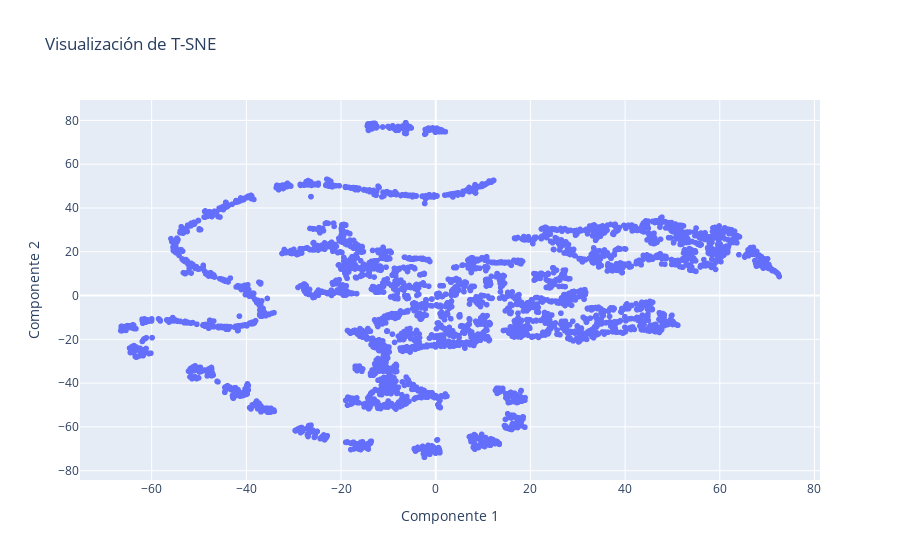

Write notebook code for a chart like this one.
### Markdown cell above
**Respuesta:**

### Code cell
# Configura el primer paso del pipeline para obtener características LRMFP
step1 = ('custom_features', FunctionTransformer(custom_features))

# Paso 2: Aplicar MinMax scaler a todas las columnas generadas en el paso 1
preprocessor = ColumnTransformer(
    transformers=[('minmax', MinMax(), ['Length', 'Recency', 'Monetary', 'Frequency','Periodicity'])],
    remainder='drop')

# Paso 3: Reducción de dimensionalidad utilizando T-SNE
tsne = TSNE(n_components=2)

# Configura el pipeline con los pasos definidos
pipeline = Pipeline(steps=[step1,
                            ('preprocessor', preprocessor), 
                            ('tsne', tsne)])

# Aplica el pipeline al DataFrame df_retail
transformed_data = pipeline.fit_transform(df_retail)
df_transformed = pd.DataFrame(transformed_data, columns=['Componente 1', 'Componente 2'])



# Visualización de las componentes utilizando Plotly Express
fig = px.scatter(df_transformed, x='Componente 1', y='Componente 2', title='Visualización de T-SNE')
fig.show()

### Figure 1 — Plotly figure (JSON) as saved in the notebook; plotly's stock layout.template omitted (floating-point values rounded to 4 significant figures; data arrays with more than 128 entries replaced by an {"elided": "..."} marker saying what was removed)
{"data": [{"hovertemplate": "Componente 1=%{x}<br>Componente 2=%{y}<extra></extra>", "legendgroup": "", "marker": {"color": "#636efa", "symbol": "circle"}, "mode": "markers", "name": "", "showlegend": false, "type": "scattergl", "x": {"elided": "4314 float values"}, "xaxis": "x", "y": {"elided": "4314 float values"}, "yaxis": "y"}], "layout": {"legend": {"tracegroupgap": 0}, "title": {"text": "Visualización de T-SNE"}, "xaxis": {"anchor": "y", "domain": [0, 1], "title": {"text": "Componente 1"}}, "yaxis": {"anchor": "x", "domain": [0, 1], "title": {"text": "Componente 2"}}}}
